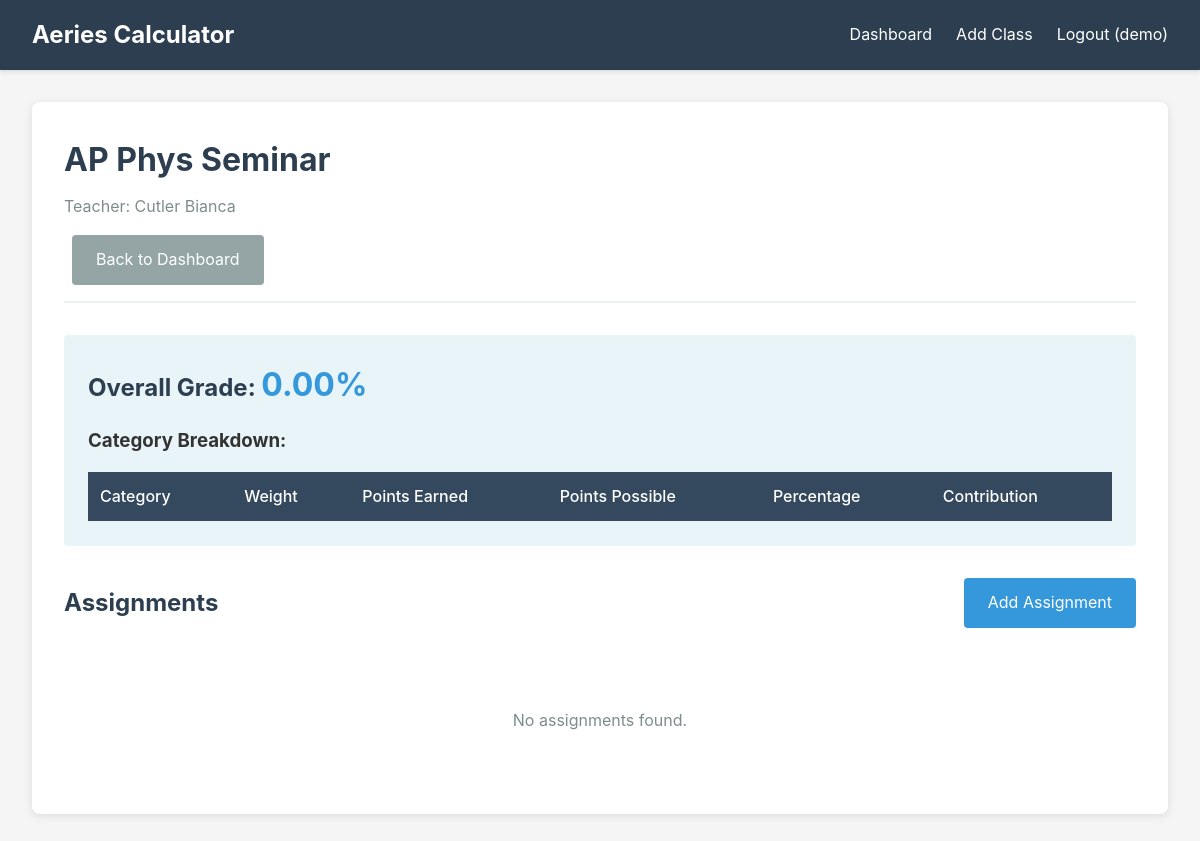
The page /class/1 (signed in) on the database its author committed.
### tables this page shows
CREATE TABLE users (
            id INTEGER PRIMARY KEY AUTOINCREMENT,
            username TEXT UNIQUE NOT NULL,
            password TEXT NOT NULL,
            created_at TIMESTAMP DEFAULT CURRENT_TIMESTAMP
        );

CREATE TABLE classes (
            id INTEGER PRIMARY KEY AUTOINCREMENT,
            user_id INTEGER NOT NULL,
            class_name TEXT NOT NULL,
            teacher_name TEXT,
            created_at TIMESTAMP DEFAULT CURRENT_TIMESTAMP,
            FOREIGN KEY (user_id) REFERENCES users (id) ON DELETE CASCADE
        );

### app.py (the view)
@app.route('/class/<int:class_id>')
@login_required
def view_class(class_id):
    conn = get_db_connection()
    class_info = conn.execute(
        'SELECT * FROM classes WHERE id = ? AND user_id = ?',
        (class_id, current_user.id)
    ).fetchone()
    if not class_info:
        flash('Class not found', 'error')
        conn.close()
        return redirect(url_for('dashboard'))
    categories = conn.execute(
        'SELECT * FROM categories WHERE class_id = ?',
        (class_id,)
    ).fetchall()
    assignments = conn.execute(
        'SELECT a.*, c.name as category_name FROM assignments a JOIN categories c ON a.category_id = c.id WHERE a.class_id = ? ORDER BY c.name, a.id',
        (class_id,)
    ).fetchall()
    conn.close()
    categories_dict = {cat['name']: cat['weight'] for cat in categories}
    assignments_list = [dict(assignment) for assignment in assignments]
    for assignment in assignments_list:
        assignment['category'] = assignment['category_name']
    grade_info = calculate_grade(assignments_list, categories_dict)
    return render_template('class_view.html',
                         class_info=class_info,
                         categories=categories,
                         assignments=assignments,
                         grade_info=grade_info)

### aeries_parser.py (called while the page is built, shortened)
def calculate_grade(assignments, categories):
    if not assignments or not categories:
        return {
            'final_grade': 0.0,
            'category_scores': {}
        }

### app.py (called while the page is built)
@login_manager.user_loader
def load_user(user_id):
    conn = get_db_connection()
    user = conn.execute('SELECT * FROM users WHERE id = ?', (user_id,)).fetchone()
    conn.close()
    if user:
        return User(user['id'], user['username'])
    return None

### database.py (called while the page is built)
def get_db_connection():
    conn = sqlite3.connect(DB_FILE)
    conn.row_factory = sqlite3.Row  # This allows us to access columns by name
    return conn

### templates/class_view.html (shortened to what this page needs)
{% extends "base.html" %}
{% block content %}
<div class="class-view">
    <div class="class-header">
        <h1>{{ class_info['class_name'] or 'Unnamed Class' }}</h1>
        {% if class_info['teacher_name'] %}
            <p class="teacher">Teacher: {{ class_info['teacher_name'] }}</p>
        {% endif %}
        <a href="{{ url_for('dashboard') }}" class="btn btn-secondary">Back to Dashboard</a>
    </div>
    <div class="grade-summary">
        <h2>Overall Grade: <span class="grade-value">{{ "%.2f"|format(grade_info['final_grade']) }}%</span></h2>
        <h3>Category Breakdown:</h3>
        <table class="category-table">
            <thead>
                <tr>
                    <th>Category</th>
                    <th>Weight</th>
                    <th>Points Earned</th>
                    <th>Points Possible</th>
                    <th>Percentage</th>
                    <th>Contribution</th>
                </tr>
            </thead>
        </table>
    </div>
    <div class="assignments-section">
        <div class="section-header">
            <h2>Assignments</h2>
            <a href="{{ url_for('add_assignment', class_id=class_info['id']) }}" class="btn btn-primary">Add Assignment</a>
        </div>
        {% if assignments %}
            <table class="assignments-table">
                <thead>
                    <tr>
                        <th>Description</th>
                        <th>Category</th>
                        <th>Points Earned</th>
                        <th>Points Possible</th>
                        <th>Percentage</th>
                        <th>Comment</th>
                        <th>Actions</th>
                    </tr>
                </thead>
                <tbody>
                    {% for assignment in assignments %}
                    <tr>
                        <td>{{ assignment['description'] }}</td>
                        <td>{{ assignment['category_name'] }}</td>
                        <td>{{ assignment['points_earned'] if assignment['points_earned'] is not none else 'N/A' }}</td>
                        <td>{{ assignment['points_possible'] }}</td>
                        <td>
                            {% if assignment['points_earned'] is not none %}
                                {{ "%.2f"|format((assignment['points_earned'] / assignment['points_possible']) * 100) }}%
                            {% else %}
                                N/A
                            {% endif %}
                        </td>
                        <td>{{ assignment['comment'] or '' }}</td>
                        <td class="actions">
                            <a href="{{ url_for('edit_assignment', assignment_id=assignment['id']) }}" class="btn-small">Edit</a>
                            <form method="POST" action="{{ url_for('delete_assignment', assignment_id=assignment['id']) }}" style="display:inline;">
                                <button type="submit" class="btn-small btn-danger" onclick="return confirm('Are you sure you want to delete this assignment?')">Delete</button>
                            </form>
                        </td>
                    </tr>
                    {% endfor %}
                </tbody>
            </table>
        {% else %}
            <p class="empty-state">No assignments found.</p>
        {% endif %}
    </div>
</div>
{% endblock %}

### templates/base.html (shortened to what this page needs)
<!DOCTYPE html>
<html lang="en">
<head>
    <link rel="stylesheet" href="{{ url_for('static', filename='style.css') }}">
</head>
<body>
    <nav class="navbar">
        <div class="nav-container">
            <a href="{{ url_for('home') }}" class="nav-brand">Aeries Calculator</a>
            {% if current_user.is_authenticated %}
            <div class="nav-links">
                <a href="{{ url_for('dashboard') }}">Dashboard</a>
                <a href="{{ url_for('add_class') }}">Add Class</a>
                <a href="{{ url_for('logout') }}">Logout ({{ current_user.username }})</a>
            </div>
            {% endif %}
        </div>
    </nav>
    <div class="container">
        {% block content %}{% endblock %}
    </div>
</body>
</html>

### static/style.css (style rules this page uses)
* { margin: 0; padding: 0; box-sizing: border-box; }
body { font-family: -apple-system, BlinkMacSystemFont, 'Segoe UI', Roboto, Oxygen, Ubuntu, Cantarell, sans-serif; line-height: 1.6; color: #333; background-color: #f5f5f5; }
.navbar { background-color: #2c3e50; color: white; padding: 1rem 0; box-shadow: 0 2px 4px rgba(0,0,0,0.1); }
.nav-container { max-width: 1200px; margin: 0 auto; padding: 0 2rem; display: flex; justify-content: space-between; align-items: center; }
.nav-brand { color: white; text-decoration: none; font-size: 1.5rem; font-weight: bold; }
.nav-links { display: flex; gap: 1.5rem; }
.nav-links a { color: white; text-decoration: none; transition: opacity 0.3s; }
.container { max-width: 1200px; margin: 2rem auto; padding: 0 2rem; }
.btn { display: inline-block; padding: 0.75rem 1.5rem; text-decoration: none; border-radius: 4px; border: none; cursor: pointer; font-size: 1rem; transition: background-color 0.3s; }
.btn-primary { background-color: #3498db; color: white; }
.btn-secondary { background-color: #95a5a6; color: white; margin-left: 0.5rem; }
.empty-state { text-align: center; padding: 3rem; color: #7f8c8d; background: white; border-radius: 8px; margin-top: 2rem; }
.class-view { background: white; padding: 2rem; border-radius: 8px; box-shadow: 0 2px 10px rgba(0,0,0,0.1); }
.class-header { border-bottom: 2px solid #ecf0f1; padding-bottom: 1rem; margin-bottom: 2rem; }
.class-header h1 { color: #2c3e50; margin-bottom: 0.5rem; }
.class-header .teacher { color: #7f8c8d; margin-bottom: 1rem; }
.grade-summary { background-color: #e8f4f8; padding: 1.5rem; border-radius: 4px; margin-bottom: 2rem; }
.grade-summary h2 { color: #2c3e50; margin-bottom: 1rem; }
.grade-value { color: #3498db; font-size: 2rem; }
.category-table, .assignments-table { width: 100%; border-collapse: collapse; margin-top: 1rem; }
.category-table th, .category-table td, .assignments-table th, .assignments-table td { padding: 0.75rem; text-align: left; border-bottom: 1px solid #ecf0f1; }
.category-table th, .assignments-table th { background-color: #34495e; color: white; font-weight: 500; }
.assignments-section { margin-top: 2rem; }
.section-header { display: flex; justify-content: space-between; align-items: center; margin-bottom: 1rem; }
.section-header h2 { color: #2c3e50; }

### rows shown on the page
users: username "demo"
classes: class_name "AP Phys Seminar", teacher_name "Cutler Bianca"

### other values the page prints
{{ "%.2f"|format(grade_info['final_grade']) }} "0.00"
